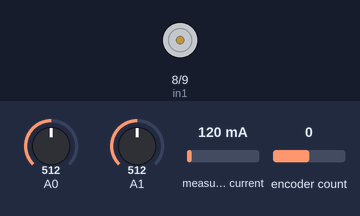
Bench run of a sketch on a simulated Teensy 4. On the bench: motor-driver pin pairs drawn as motors (green arrow = first pin HIGH = forward, orange = second pin HIGH = backward, longer = more drive, scaled by the enable pin). Inputs (shaded band) come from the test bench; at power-on: encoder count 0, A0 = 512, measured current 120 mA, A1 = 512. What the sketch prints to the serial monitor is not drawn.

Above: at 3.7 s.
3.8 s: encoder count set to 1
At 5.2 s:
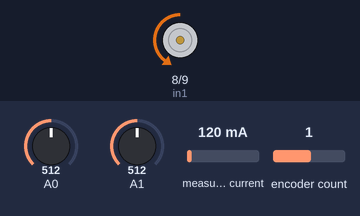
6.0 s: encoder count set to 5
7.7 s: A0 set to 716
At 7.83 s:
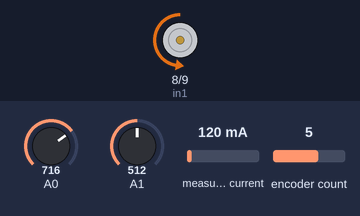
9.3 s: measured current set to 40 mA
At 9.9 s:
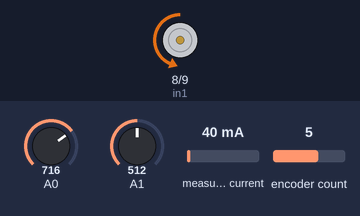
11.5 s: measured current set to 500 mA
13.7 s: A0 set to 992
At 14.1 s:
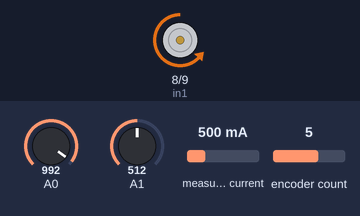
Timing chart, 0 to 16.2 s (numbered marks = the images above; inputs shaded):
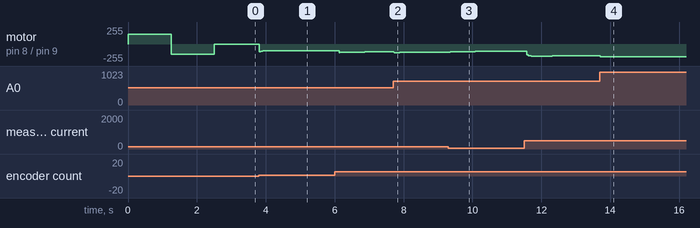

Measured:
- after the input at 7.7 s, motor on pin 8 (in1) / pin 9 (in2): backward 118/255 → backward 129/255 at once, → backward 126/255 0.17 s later
- after the input at 9.3 s, motor on pin 8 (in1) / pin 9 (in2): moves from backward 126/255 to backward 112/255 over 0.75 s, starting at once
- after the input at 13.7 s, motor on pin 8 (in1) / pin 9 (in2): backward 177/255 → backward 193/255 at once, → backward 188/255 0.07 s later

The sketch:

test.ino
```cpp
#include "GimbalSystemDriver.h"

#define REFRESH_PERIOD 0.0025 //2.5ms - 400Hz, 1.25ms - 800Hz
#define DEADZONE 1

//Instantiate objects
elapsedMillis sinceRead;
GimbalSystemDriver throttle, steering;
FilterIIR velocity_filter_throttle, velocity_filter_steering, an_filter1, an_filter2;

float throttle_spring = 0;
int throttle_pos = 0;
float throttle_descur = 0;
float throttle_sped = 0;
float throttle_lastpos = 0;
float throttle_damper = 0;
float time_interval = 0;
void setup() {
  Serial.begin(9600);

  throttle.configureINA219(0);
  throttle.setMotorPins(7,8,9);
  throttle.configurePWM(8);
  throttle.setEncoderPins(3,4);
  throttle.setCCPID(0.1, 1.5, 0.0, 1.0);
  throttle.configureFilter1(1,0.95);
  throttle.configureFilter2(1,0.95);
  throttle.findZero();

  /*
  steering.configureINA219(0);
  steering.setMotorPins(7,8,9);
  steering.configurePWM(8);
  steering.setEncoderPins(3,4);
  steering.setCCPID(0.1, 1.5, 0.0, 1.0);
  steering.configureFilter1(1,0.95);
  steering.configureFilter2(1,0.95);
  steering.findZero();
  */

  velocity_filter_throttle.setStages(2);
  velocity_filter_throttle.setConstant(0.95);

  velocity_filter_steering.setStages(2);
  velocity_filter_throttle.setConstant(0.95);

  an_filter1.setStages(1);
  an_filter1.setConstant(0.9);
  an_filter2.setStages(1);
  an_filter2.setConstant(0.9);
}

void loop() {
  if (sinceRead >= (REFRESH_PERIOD*1000)){
    time_interval = sinceRead/1000.0; //If our uC waits longer than expected, take into account
    sinceRead=0; //Reset "timer"
    throttle_pos = throttle.readPos();
    throttle_sped = (throttle_pos - throttle_lastpos)/time_interval;
    throttle_lastpos = throttle_pos;
    throttle_sped = velocity_filter_throttle.filter(throttle_sped);

    if (throttle_pos == throttle_lastpos)
      throttle.setCCPID(0.1, 1.5, 0.0, 1.0); //This zero's integrator term. We can also exploit this to do gain scheduling in different regions
    else if ((throttle_pos>0) && (throttle_lastpos<0))
      throttle.setCCPID(0.1, 1.5, 0.0, 1.0);
    else if ((throttle_pos<0) && (throttle_lastpos>0))
      throttle.setCCPID(0.1, 1.5, 0.0, 1.0);


    if (throttle_pos>DEADZONE)
      throttle_descur = (-throttle_spring*throttle_pos - throttle_damper*throttle_sped);
    else if (throttle_pos<(-DEADZONE))
      throttle_descur = 1.0*(-throttle_spring*throttle_pos - throttle_damper*throttle_sped);
    else
      throttle_descur = 0;

    throttle.driveCurrent(throttle_descur, time_interval);
    Serial.print(throttle_pos);
    Serial.print("  ");
    Serial.print(throttle_descur);
    Serial.print("  ");
    Serial.print(-throttle_spring*throttle_pos);
    Serial.print("  ");
    Serial.print(throttle_damper*throttle_sped);
    Serial.print("  ");
    Serial.print(throttle.outp);
    Serial.print("  ");
        //Serial.print(spring);
    //Serial.print("  ");
        //Serial.print(damper);
    //Serial.print("  ");
    //Serial.print(throttle.gas);
    //Serial.print("  ");
    //Serial.print(throttle.readCurrent_raw());
    //Serial.print("  ");
    //Serial.print(throttle.readCurrent_filter1());
    //Serial.print("  ");
    Serial.println(throttle.readCurrent_filter2());
  }
  else{
    throttle_spring = 12.0*(an_filter1.filter(analogRead(14))/1024.0);
    throttle_damper = 3*(an_filter2.filter(analogRead(15))/1024.0);
  }
}
```

FilterIIR.cpp
```cpp
#include "FilterIIR.h"


FilterIIR::FilterIIR(){
  a = 0.8;
  stages = 1;
  lastval[0] = lastval[1] = lastval[2] = lastval[3] = newval = 0;
 }

float FilterIIR::filter(float _incoming){
  for (int i = 0; i<stages; i++)
    lastval[i] = newval = (1-a)*_incoming + a*lastval[i];
  return newval;
}

int FilterIIR::setStages(int _stages){
  if ((stages > 0) && (stages < 5)){
    stages = _stages; return 0;
  }
  else{
    return -1; }
}

int FilterIIR::setConstant(float _a){
  if ((_a > 0) && (_a < 1)){
    a = _a; return 0; }
  else{
    return -1; }
}
```

FilterIIR.h
```cpp
#ifndef FILTER_IIR
  #define FILTER_IIR
#endif

class FilterIIR{
  public:
    FilterIIR();

    float filter(float _incoming);
    int setStages(int _stages);
    int setConstant(float _a);
  private:
    int stages;
    float a;
    float lastval[4];
    float newval;
};
```

GimbalSystemDriver.cpp
```cpp
//Here's the implementation
#include "GimbalSystemDriver.h"

/*
 *  Default constructor, sets all things to default values
 */
GimbalSystemDriver::GimbalSystemDriver(void){
  km = 1; kv = 1;
  ena = DEFAULT_MENA; in1 = DEFAULT_MIN1; in2 = DEFAULT_MIN2; //Use Pins 9,10,11 as default for motor
  enc1 = DEFAULT_ENC1; enc2 = DEFAULT_ENC2; //Set default Encoder Pins
  motor_thresh = DEFAULT_MOTOR_THRESH;
  stall_thresh = DEFAULT_STALL_THRESH;
  integral_limit = DEFAULT_INTEGRAL_LIMIT;
  refresh_period = DEFAULT_REFRESH_PERIOD; //100Hz operating frequency

  desspeed = descur = destorque = 0; //Zero setpoint
  nowerr_c = lasterr_c = deriv_c = integ_c = 0; //Zero PID error terms
  nowerr_s = lasterr_s = deriv_s = integ_s = 0;
  enc_offset = 0;
  setEncoderPins(enc1,enc2);
  ina219.setCalibration_16V_400mA();
  //Configure Pins
  pinMode(ena, OUTPUT);
  pinMode(in1, OUTPUT);
  pinMode(in2, OUTPUT);
  pinMode(enc1, INPUT);
  pinMode(enc2, INPUT);
}

/*
 *  setMotorPins: configures pins for enable, input1, and input2. for L298N Inputs correspond to clockwise and counterclockwise.
 *  INPUTS _ena, _in1, _in2 - L298 Motor driver pins, _in1, and _in2 MUST be FlexPWM pins
 *  NOTES - MUST USE A FLEXPWM timer controlled pin! NOT a QuadTimer!
 */
int GimbalSystemDriver::setMotorPins(int _ena = DEFAULT_MENA, int _in1 = DEFAULT_MIN1, int _in2 = DEFAULT_MIN2){
  ena = _ena;
  in1 = _in1;
  in2 = _in2;
  pinMode(ena, OUTPUT);
  pinMode(in1, OUTPUT);
  pinMode(in2, OUTPUT);
  return 0;
}

/*
 *  setEncoderPins: Sets pins to be used by HardwareEncoder Library
 *  INPUTS _enc1, _enc2: Pin assignments for encoder
 *  NOTES: Library usage link here
 */
int GimbalSystemDriver::setEncoderPins(int _enc1 = DEFAULT_ENC1, int _enc2 = DEFAULT_ENC2){
  enc1 = _enc1;
  enc2 = _enc2;
  pinMode(enc1, INPUT);
  pinMode(enc2, INPUT);
  if (axis!=NULL)
    delete axis;
  axis = new Encoder(enc1,enc2);
  return 0;
}

/*
 * setMotorKs: Set motor kv, then km is calculated
 *  INPUTS _kv: motor voltage/speed constant
 *  NOTES: Still need to calculate km here
 */
int GimbalSystemDriver::setMotorKs(float _kv){
  kv = _kv;
  km = 1 * kv;
  return 0;
}

/*
 * configurePWM: configures PWM resolution and corresponding optimal frequencies
 *  INPUTS res - PWM resolution, from 8-10, inclusive
 *  NOTES - Ideal PWM frequencies specified at https://www.pjrc.com/teensy/td_pulse.html
 *        - MUST USE A FLEXPWM timer controlled pin! NOT a QuadTimer!
 */
int GimbalSystemDriver::configurePWM(int _resPWM = DEFUALT_PWM_RES){
  if(_resPWM == 8){
    analogWriteFrequency(in1, 22500);
    analogWriteFrequency(in2, 22500);
    analogWriteResolution(8);
  }
  else if(_resPWM == 9){
    analogWriteFrequency(in1, 292968.75);
    analogWriteFrequency(in2, 292968.75);
    analogWriteResolution(9);
  }
  else if(_resPWM == 10){
    analogWriteFrequency(in1, 146484.38);
    analogWriteFrequency(in2, 146484.38);
    analogWriteResolution(10);
  }
  else{
    return -1;
  }
  resPWM = _resPWM;
  return 0;
}

int GimbalSystemDriver::configureINA219(int _adr = DEFAULT_INA219_ADR){
  if (! ina219.begin()) {
    Serial.println("Failed to find INA219 chip");
    while (1) { delay(10); }
    return -1; //Failure
  }
  return 0;
}

int GimbalSystemDriver::setSamplePeriod(float _T){
  if((_T>0.002) & (_T<0.1))
    refresh_period = _T; return 0;
  return -1;
}

int GimbalSystemDriver::setCCPID(float _kp, float _ki, float _kd, float _kc){
  kp_cur = _kp; ki_cur = _ki; kd_cur = _kd; kc_cur = _kc;
  integ_c = 0; //Zero Integrator Term so it's not left wound up
  return 0;
}

float GimbalSystemDriver::readCurrent_raw(void){
  current_mA = ina219.getCurrent_mA();
  current_mA_fil1 = filter1.filter(current_mA);
  current_mA_fil2 = filter2.filter(current_mA_fil1);
  return current_mA;
  }

float GimbalSystemDriver::readCurrent_filter1(void){
  //readCurrent_raw();
  return current_mA_fil1; }

float GimbalSystemDriver::readCurrent_filter2(void){
  //readCurrent_raw();
  return current_mA_fil2; }

int GimbalSystemDriver::configureFilter1(int _stages, float _a){
  filter1.setStages(_stages);
  filter1.setConstant(_a);
  return 0;
}
int GimbalSystemDriver::configureFilter2(int _stages, float _a){
  filter2.setStages(_stages);
  filter2.setConstant(_a);
  return 0;
}

int GimbalSystemDriver::driveRaw(int mode, int gas){
  if(mode == FORWARD){
    digitalWrite(ena, HIGH);
    analogWrite(in1, gas);
    analogWrite(in2, 0);
  }
  else if(mode == REVERSE){
    digitalWrite(ena, HIGH);
    analogWrite(in2, gas);
    analogWrite(in1, 0);

  }
  else if(mode == FASTSTOP){
    digitalWrite(ena, HIGH);
    analogWrite(in1, 0);
    analogWrite(in2, 0);
  }
  else if(mode == FREESTOP){
    digitalWrite(ena, LOW);
    analogWrite(in1, 0);
    analogWrite(in2, 0);
  }
  return 0;
}

int GimbalSystemDriver::readPos(void){
  return (axis->read()+enc_offset);
}

int GimbalSystemDriver::findZero(void){
  driveRaw(FORWARD,150);
  delay(1000);
  int high = axis->read();
  //Serial.println(high);
  delay(250);
  driveRaw(REVERSE,150);
  delay(1000);
  int low = axis->read();
  //Serial.println(low);
  delay(250);
  driveRaw(FREESTOP,0);
  enc_offset = -(high + low)/2;
  //enc_offset = -low;
  return 0;
}

int GimbalSystemDriver::driveCurrent(float cur, float t){
  descur = cur;
  readCurrent_raw(); //Read Current Sensor
  nowerr_c = descur - current_mA_fil1; //Calculate Errors (Using filtered current data)
  deriv_c = 0;
  integ_c += nowerr_c*t;

  float p = nowerr_c * kp_cur; //Calculate Controller Output Terms
  float i = integ_c * ki_cur;
  float d = deriv_c * kd_cur;

  if (nowerr_c == lasterr_c)      //If sign of error changes, zero integral term to prevent windup
    i = integ_c = 0;
  else if((nowerr_c > 0) && (lasterr_c < 0))
    i = integ_c = 0;
  else if((nowerr_c < 0) && (lasterr_c > 0))
    i = integ_c = 0;
  else if(i>integral_limit) //Enforce Limits for Integral Term to Prevent Windup
    i = integral_limit;
  else if(i<-integral_limit)
    i = -integral_limit;

  lasterr_c = nowerr_c;

  if ((descur > stall_thresh) || (descur < -stall_thresh))
    outp = kc_cur*(p + i + d);
  else
    outp=0;

  //float outp = 0;
  if(outp>100.0)
    outp=100.0;
  else if(outp<-100.0)
    outp=-100.0;

  if (outp>1){
    gas = int((outp*(255-motor_thresh)/100.0) + motor_thresh);
    driveRaw(FORWARD,gas);
  }
  else if (outp<-1){
    outp = -outp;
    gas = int((outp*(255-motor_thresh)/100.0) + motor_thresh);
    //gas = 0;
    driveRaw(REVERSE,gas);
  }
  else{
    driveRaw(FREESTOP,gas);
  }
  return 0;
}
```

GimbalSystemDriver.h
```cpp
//Team 305, Haptic Feedback Controller
#include "Adafruit_INA219.h"
#include "FilterIIR.h"
#include <Wire.h>
#include <Encoder.h>

#ifndef GIMBAL_SYS_DRIVE
  #define GIMBAL_SYS_DRIVE
#endif

//Default Pin Assignments
#define DEFAULT_MENA 7
#define DEFAULT_MIN1 8
#define DEFAULT_MIN2 9
#define DEFAULT_ENC1 3
#define DEFAULT_ENC2 4

//Default System parameters
#define DEFAULT_MOTOR_THRESH 75 //In Percent
#define DEFAULT_STALL_THRESH 5 //In Percent
#define DEFAULT_INTEGRAL_LIMIT 200
#define DEFAULT_REFRESH_PERIOD 0.0025 //100Hz
#define DEFUALT_PWM_RES 8

//Current Sensor Parameters
#define DEFAULT_INA219_ADR 1

#define DEFAULT_IIR_A 0.8

enum motormode {
  FORWARD=0,
  REVERSE=1,
  FASTSTOP=2,
  FREESTOP=3,
};

class GimbalSystemDriver{
  public:
    //utility
    GimbalSystemDriver(void); //Done

    int setMotorPins(int _ena, int _in1, int _in2); //Done
    int setEncoderPins(int _enc1, int _enc2); //Done
    int configureINA219(int _adr); //Done
    int configurePWM(int _resPWM); //Done

    int configureFilter1(int _stages, float _a); //Done
    int configureFilter2(int _stages, float _a); //Done

    //Parameterization
    int setMotorKs(float _kv); //IP
    //int setGimbalParams();
    int setCCPID(float _kp, float _ki, float _kd, float _kc); //Set current/torque control PID parameters //Done
    //int setSCPID(float kp, float ki, float kd, float kc); //Set speed control PID parameters
    int setSamplePeriod(float _T); //Done

    //Action!
    //int driveSpeed(const int speed);
    int driveCurrent(float cur, float t); //Drives desired current, takes into account time t since last command
    //int driveTorque(const int torque);
    int driveRaw(int mode, int gas);
    int findZero(void);

    //Read Data
    //float readSpeed(void);
    int readPos(void); //Done
    float readCurrent_raw(void); //Done
    float readCurrent_filter1(void); //Done
    float readCurrent_filter2(void); //Done
    //float readTorque(void);

    float outp;
    int gas;

  private:
    //Pins
    int ena, in1, in2; //Motor Pins
    int enc1, enc2; //Encoder Pins
    //System Parameters
    float refresh_period; //In seconds
    int resPWM; //PWM resolution in bits
    float motor_thresh;

    //Motor Parameters
    float stall_thresh;
    float kv;
    float km;

    //INA_219 Output Data
    Adafruit_INA219 ina219;
    float shuntvoltage;
    float busvoltage;
    float current_mA;
    float loadvoltage;
    float power_mW;
    float current_mA_fil1, current_mA_fil2;

    //Encoder
    Encoder *axis;
    int enc_offset;

    //Filter Data IIR Filter
    FilterIIR filter1, filter2;
    float a1, a2, a3, a4;
    int f1_stages, f2_stages;

    //PID Controller Setpoints
    float desspeed; float descur; float destorque;
    //PID Controller Constants
    float kp_speed; float kp_cur; //Proportional constant
    float kd_speed; float kd_cur; //Derivative constant
    float ki_speed; float ki_cur; //Integral constant
    float kc_speed; float kc_cur; //Overall Controller Gain
    //PID Error Terms
    float nowerr_c; float nowerr_s;
    float lasterr_c; float lasterr_s;
    float deriv_c; float deriv_s;
    float integ_c; float integ_s;
    //PID Utility
    float integral_limit;
};
```
